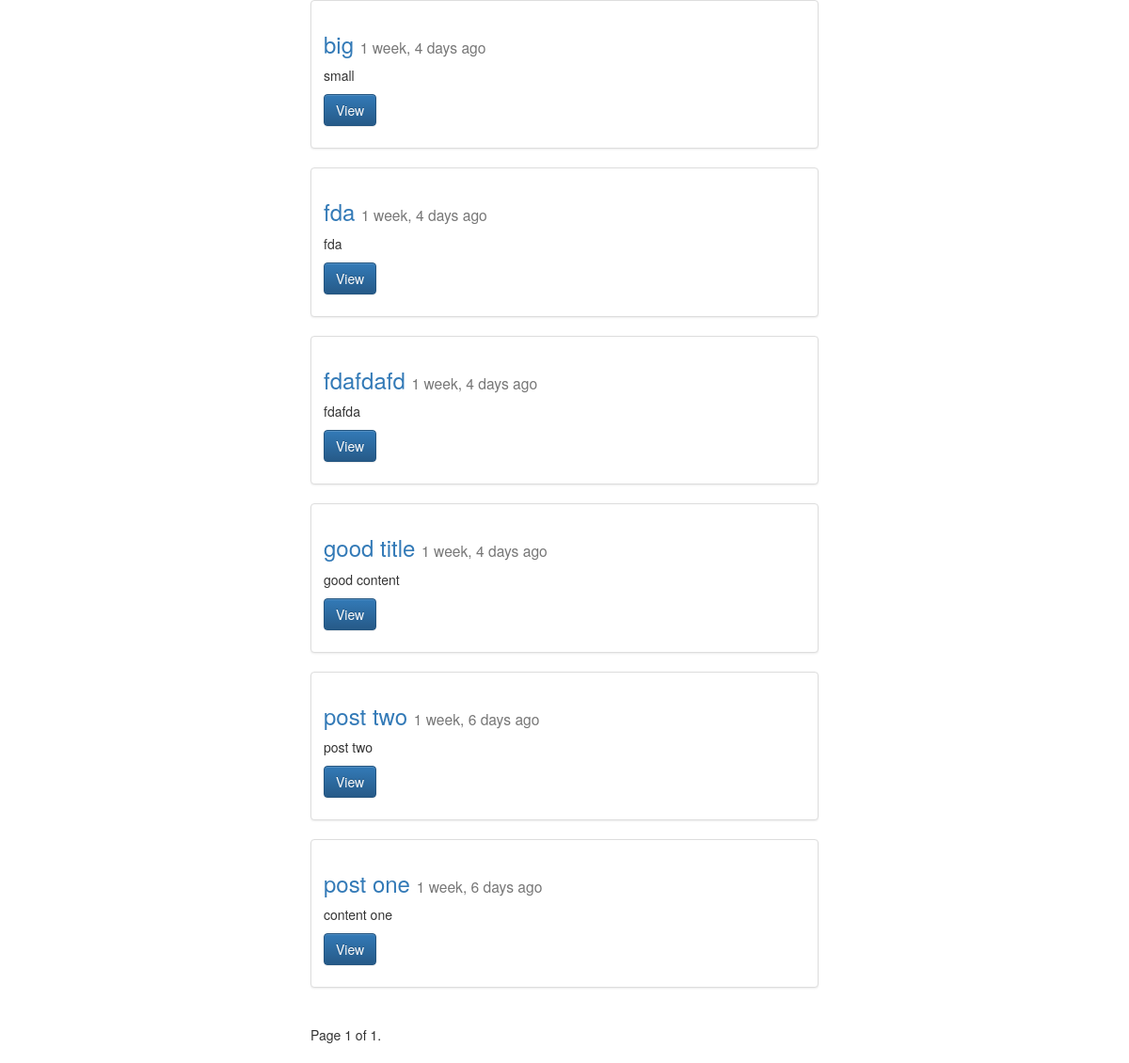
/posts/, run on an earlier commit of the app's database.
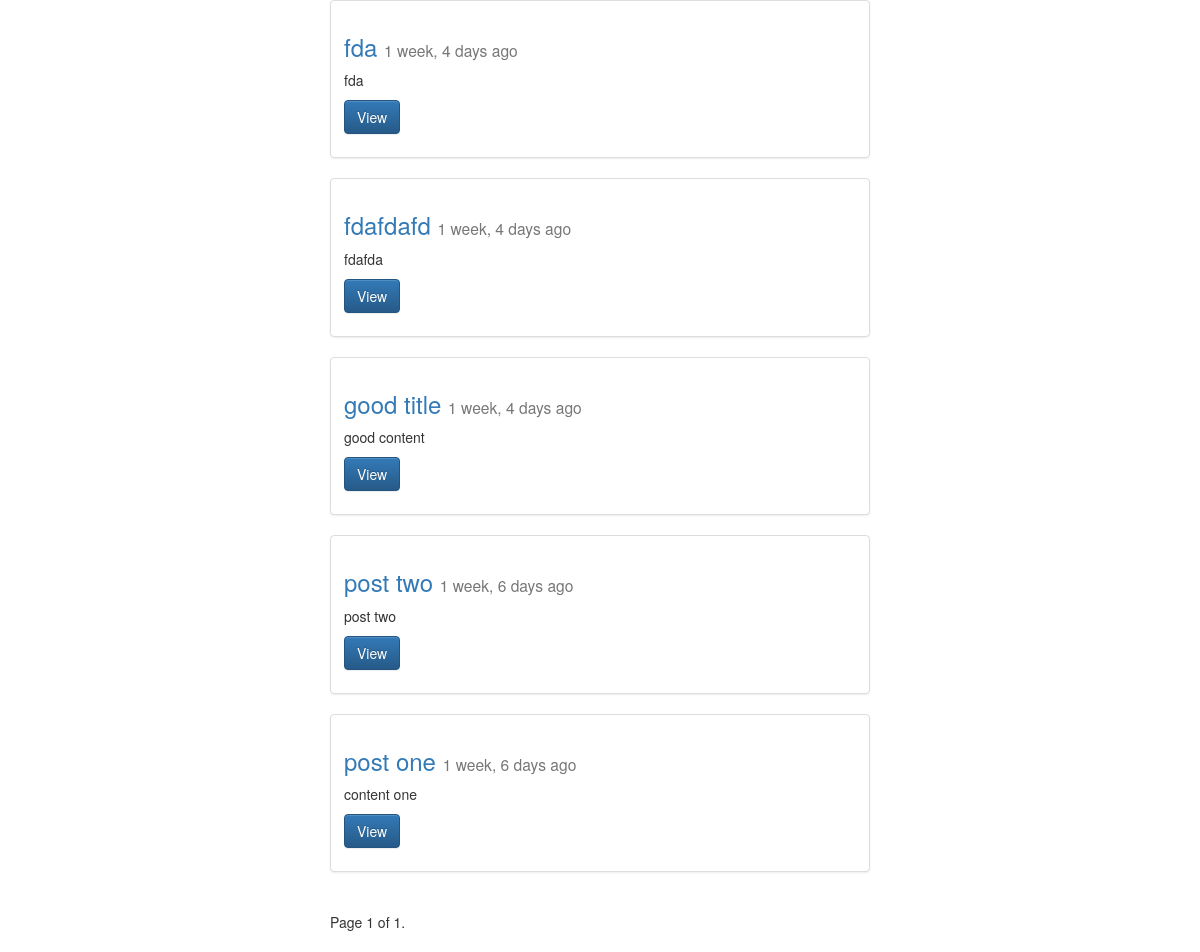
And on a later commit of the database.
### posts/models.py (models this page shows, shortened)
class Post(models.Model):
    title = models.CharField(max_length=255)
    image = models.ImageField(upload_to=upload_location, null=True, blank=True)
    content = models.TextField()
    updated = models.DateTimeField(auto_now=True, auto_now_add=False)
    timestamp = models.DateTimeField(auto_now=False, auto_now_add=True)
    def get_absolute_url(self):
        return reverse('posts:detail', kwargs={ 'id': self.id })
    class Meta:
        ordering = ["-timestamp", 'updated']

### posts/views.py (the view)
def post_list(request):
    queryset = Post.objects.all()
    paginator = Paginator(queryset, 25)
    page = request.GET.get('page')
    try:
        queryset = paginator.page(page)
    except PageNotAnInteger:
        queryset = paginator.page(1)
    except EmptyPage:
        queryset = paginator.page(paginator.num_pages)
    paginator = Paginator
    context = {
        "object_list": queryset
    }
    return render(request, 'post_list.html', context)

### templates/post_list.html (shortened to what this page needs)
{% extends "base.html" %}
{% block content %}
<div class="col-sm-6 col-sm-offset-3">
        {% for obj in object_list %}
        <div class="row">
            <div class="col-sm-12">
                <div class="thumbnail">
                    <div class="caption">
                        <h3>
                            <a href="{{ obj.get_absolute_url }}">{{ obj.title }}</a>
                            <small>{{ obj.timestamp|timesince }} ago</small>
                        </h3>
                        <p>{{ obj.content|linebreaks|truncatechars:120 }}</p>
                        <p>
                            <a href="{{ obj.get_absolute_url }}" class="btn btn-primary" role="button">View</a>
                        </p>
                    </div>
                </div>
            </div>
        </div>
        {% endfor %}
        <div class="pagination">
            <span class="step-links">
                <span class="current">
                    Page {{ object_list.number }} of {{ object_list.paginator.num_pages }}.
                </span>
            </span>
        </div>
    </div>
{% endblock content %}

### templates/base.html (shortened to what this page needs)
{% load static from staticfiles %}
<!DOCTYPE html>
<html lang="en" dir="ltr">
    <head>
        <link rel="stylesheet" href="https://maxcdn.bootstrapcdn.com/bootstrap/3.3.7/css/bootstrap.min.css">
        <link rel="stylesheet" href="https://maxcdn.bootstrapcdn.com/bootstrap/3.3.7/css/bootstrap-theme.min.css">
        <link rel="stylesheet" href="{% static 'css/base.css' %}">
    </head>
    <body>
        <div class="container">
            {% block content %}
            {% endblock content %}
        </div>
    </body>
</html>

What changed in the data, as far as the page shows it:
removed Post: title "big", timestamp "1 week, 4 days", content "small"
